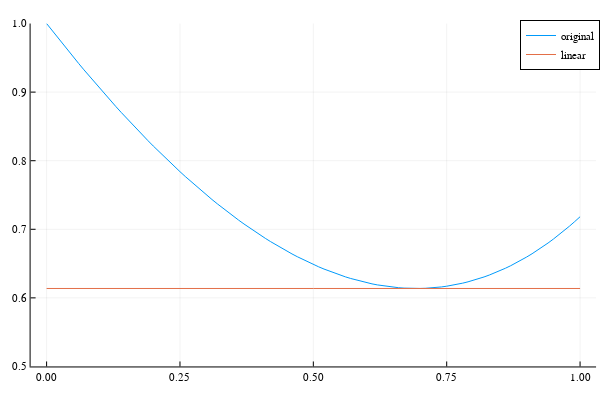

The notebook cell this image was saved under:
### Markdown cell above
## Taylor Series

<img src=taylor.png width=200px style="float: right;">

Multivariable optimization can be a deep and subtle problem. One valuable tool for considering how various optimization algorithms compare is to understand the **second-order** behavior at a local minimum. 

Recall the second-order Taylor polynomial for a function $f$: 

$$
P_2(\mathbf{x}) = f(\mathbf{a}) + \nabla f(\mathbf{a}) \cdot (\mathbf{x}-\mathbf{a}) + \frac{1}{2} (\mathbf{x}-\mathbf{a})'H(\mathbf{a})(\mathbf{x} -\mathbf{a}),
$$

where $H(\mathbf{a})$ is the matrix of second-order partial derivatives of $f$. 

At a local minimum of a differential function, the first-order behavior is always constant (since the gradient is zero). However, the second-order behavior can help us tell whether the function has a local minimum or maximum at the point. 

### Problem 3

Find the quadratic approximation of the $f(x) = e^x - 2x$ at its minimum and graph it to see how it hugs the graph of $f$.

### Code cell
xs = 0:1/100:1
plot(xs, x -> exp(x) - 2x, label="original")
plot!(xs, x -> 2 - 2log(2), ylims = (1/2,1), label = "linear")
#plot!(xs, x -> (fill in a function of x here), label = "quadratic")

### Figure 1 — Plotly figure (JSON) as saved in the notebook; plotly's stock layout.template omitted (floating-point values rounded to 4 significant figures)
{"data": [{"colorbar": {"title": {"text": ""}}, "legendgroup": "original", "line": {"color": "rgba(0, 154, 250, 1.000)", "dash": "solid", "shape": "linear", "width": 1}, "mode": "lines", "name": "original", "showlegend": true, "type": "scatter", "x": [0, 0.01, 0.02, 0.03, 0.04, 0.05, 0.06, 0.07, 0.08, 0.09, 0.1, 0.11, 0.12, 0.13, 0.14, 0.15, 0.16, 0.17, 0.18, 0.19, 0.2, 0.21, 0.22, 0.23, 0.24, 0.25, 0.26, 0.27, 0.28, 0.29, 0.3, 0.31, 0.32, 0.33, 0.34, 0.35, 0.36, 0.37, 0.38, 0.39, 0.4, 0.41, 0.42, 0.43, 0.44, 0.45, 0.46, 0.47, 0.48, 0.49, 0.5, 0.51, 0.52, 0.53, 0.54, 0.55, 0.56, 0.57, 0.58, 0.59, 0.6, 0.61, 0.62, 0.63, 0.64, 0.65, 0.66, 0.67, 0.68, 0.69, 0.7, 0.71, 0.72, 0.73, 0.74, 0.75, 0.76, 0.77, 0.78, 0.79, 0.8, 0.81, 0.82, 0.83, 0.84, 0.85, 0.86, 0.87, 0.88, 0.89, 0.9, 0.91, 0.92, 0.93, 0.94, 0.95, 0.96, 0.97, 0.98, 0.99, 1], "xaxis": "x", "y": [1, 0.9901, 0.9802, 0.9705, 0.9608, 0.9513, 0.9418, 0.9325, 0.9233, 0.9142, 0.9052, 0.8963, 0.8875, 0.8788, 0.8703, 0.8618, 0.8535, 0.8453, 0.8372, 0.8292, 0.8214, 0.8137, 0.8061, 0.7986, 0.7912, 0.784, 0.7769, 0.77, 0.7631, 0.7564, 0.7499, 0.7434, 0.7371, 0.731, 0.7249, 0.7191, 0.7133, 0.7077, 0.7023, 0.697, 0.6918, 0.6868, 0.682, 0.6773, 0.6727, 0.6683, 0.6641, 0.66, 0.6561, 0.6523, 0.6487, 0.6453, 0.642, 0.6389, 0.636, 0.6333, 0.6307, 0.6283, 0.626, 0.624, 0.6221, 0.6204, 0.6189, 0.6176, 0.6165, 0.6155, 0.6148, 0.6142, 0.6139, 0.6137, 0.6138, 0.614, 0.6144, 0.6151, 0.6159, 0.617, 0.6183, 0.6198, 0.6215, 0.6234, 0.6255, 0.6279, 0.6305, 0.6333, 0.6364, 0.6396, 0.6432, 0.6469, 0.6509, 0.6551, 0.6596, 0.6643, 0.6693, 0.6745, 0.68, 0.6857, 0.6917, 0.6979, 0.7045, 0.7112, 0.7183], "yaxis": "y", "zmax": null, "zmin": null}, {"colorbar": {"title": {"text": ""}}, "legendgroup": "linear", "line": {"color": "rgba(227, 111, 71, 1.000)", "dash": "solid", "shape": "linear", "width": 1}, "mode": "lines", "name": "linear", "showlegend": true, "type": "scatter", "x": [0, 0.01, 0.02, 0.03, 0.04, 0.05, 0.06, 0.07, 0.08, 0.09, 0.1, 0.11, 0.12, 0.13, 0.14, 0.15, 0.16, 0.17, 0.18, 0.19, 0.2, 0.21, 0.22, 0.23, 0.24, 0.25, 0.26, 0.27, 0.28, 0.29, 0.3, 0.31, 0.32, 0.33, 0.34, 0.35, 0.36, 0.37, 0.38, 0.39, 0.4, 0.41, 0.42, 0.43, 0.44, 0.45, 0.46, 0.47, 0.48, 0.49, 0.5, 0.51, 0.52, 0.53, 0.54, 0.55, 0.56, 0.57, 0.58, 0.59, 0.6, 0.61, 0.62, 0.63, 0.64, 0.65, 0.66, 0.67, 0.68, 0.69, 0.7, 0.71, 0.72, 0.73, 0.74, 0.75, 0.76, 0.77, 0.78, 0.79, 0.8, 0.81, 0.82, 0.83, 0.84, 0.85, 0.86, 0.87, 0.88, 0.89, 0.9, 0.91, 0.92, 0.93, 0.94, 0.95, 0.96, 0.97, 0.98, 0.99, 1], "xaxis": "x", "y": [0.6137, 0.6137, 0.6137, 0.6137, 0.6137, 0.6137, 0.6137, 0.6137, 0.6137, 0.6137, 0.6137, 0.6137, 0.6137, 0.6137, 0.6137, 0.6137, 0.6137, 0.6137, 0.6137, 0.6137, 0.6137, 0.6137, 0.6137, 0.6137, 0.6137, 0.6137, 0.6137, 0.6137, 0.6137, 0.6137, 0.6137, 0.6137, 0.6137, 0.6137, 0.6137, 0.6137, 0.6137, 0.6137, 0.6137, 0.6137, 0.6137, 0.6137, 0.6137, 0.6137, 0.6137, 0.6137, 0.6137, 0.6137, 0.6137, 0.6137, 0.6137, 0.6137, 0.6137, 0.6137, 0.6137, 0.6137, 0.6137, 0.6137, 0.6137, 0.6137, 0.6137, 0.6137, 0.6137, 0.6137, 0.6137, 0.6137, 0.6137, 0.6137, 0.6137, 0.6137, 0.6137, 0.6137, 0.6137, 0.6137, 0.6137, 0.6137, 0.6137, 0.6137, 0.6137, 0.6137, 0.6137, 0.6137, 0.6137, 0.6137, 0.6137, 0.6137, 0.6137, 0.6137, 0.6137, 0.6137, 0.6137, 0.6137, 0.6137, 0.6137, 0.6137, 0.6137, 0.6137, 0.6137, 0.6137, 0.6137, 0.6137], "yaxis": "y", "zmax": null, "zmin": null}], "layout": {"annotations": [], "height": 400, "legend": {"bgcolor": "rgba(255, 255, 255, 1.000)", "bordercolor": "rgba(0, 0, 0, 1)", "borderwidth": 1, "font": {"color": "rgba(0, 0, 0, 1)", "family": "sans-serif", "size": 11}, "tracegroupgap": 0, "traceorder": "normal", "x": 1, "xanchor": "auto", "y": 1, "yanchor": "auto"}, "margin": {"b": 20, "l": 0, "r": 0, "t": 20}, "paper_bgcolor": "rgba(255, 255, 255, 1.000)", "plot_bgcolor": "rgba(255, 255, 255, 1.000)", "showlegend": true, "width": 600, "xaxis": {"anchor": "y", "domain": [0.05101, 0.9934], "gridcolor": "rgba(0, 0, 0, 0.1)", "gridwidth": 0.5, "linecolor": "rgba(0, 0, 0, 1)", "mirror": false, "range": [-0.03, 1.03], "showgrid": true, "showline": true, "showticklabels": true, "tickangle": 0, "tickcolor": "rgb(0, 0, 0)", "tickfont": {"color": "rgba(0, 0, 0, 1)", "family": "sans-serif", "size": 11}, "tickmode": "array", "ticks": "inside", "ticktext": ["0.00", "0.25", "0.50", "0.75", "1.00"], "tickvals": [0, 0.25, 0.5, 0.75, 1], "title": {"font": {"color": "rgba(0, 0, 0, 1)", "family": "sans-serif", "size": 15}, "text": ""}, "type": "linear", "visible": true, "zeroline": false, "zerolinecolor": "rgba(0, 0, 0, 1)"}, "yaxis": {"anchor": "x", "domain": [0.03762, 0.9902], "gridcolor": "rgba(0, 0, 0, 0.1)", "gridwidth": 0.5, "linecolor": "rgba(0, 0, 0, 1)", "mirror": false, "range": [0.5, 1], "showgrid": true, "showline": true, "showticklabels": true, "tickangle": 0, "tickcolor": "rgb(0, 0, 0)", "tickfont": {"color": "rgba(0, 0, 0, 1)", "family": "sans-serif", "size": 11}, "tickmode": "array", "ticks": "inside", "ticktext": ["0.5", "0.6", "0.7", "0.8", "0.9", "1.0"], "tickvals": [0.5, 0.6, 0.7, 0.8, 0.9, 1], "title": {"font": {"color": "rgba(0, 0, 0, 1)", "family": "sans-serif", "size": 15}, "text": ""}, "type": "linear", "visible": true, "zeroline": false, "zerolinecolor": "rgba(0, 0, 0, 1)"}}}
